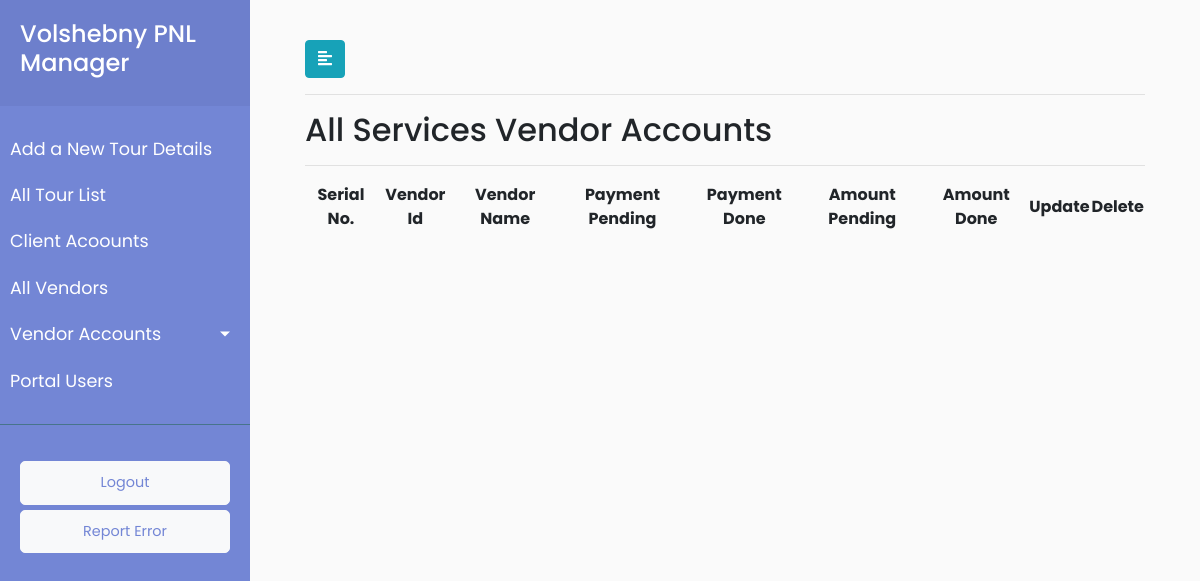
The page /all_services_vendorlist/ (signed in) on the database as committed earlier.
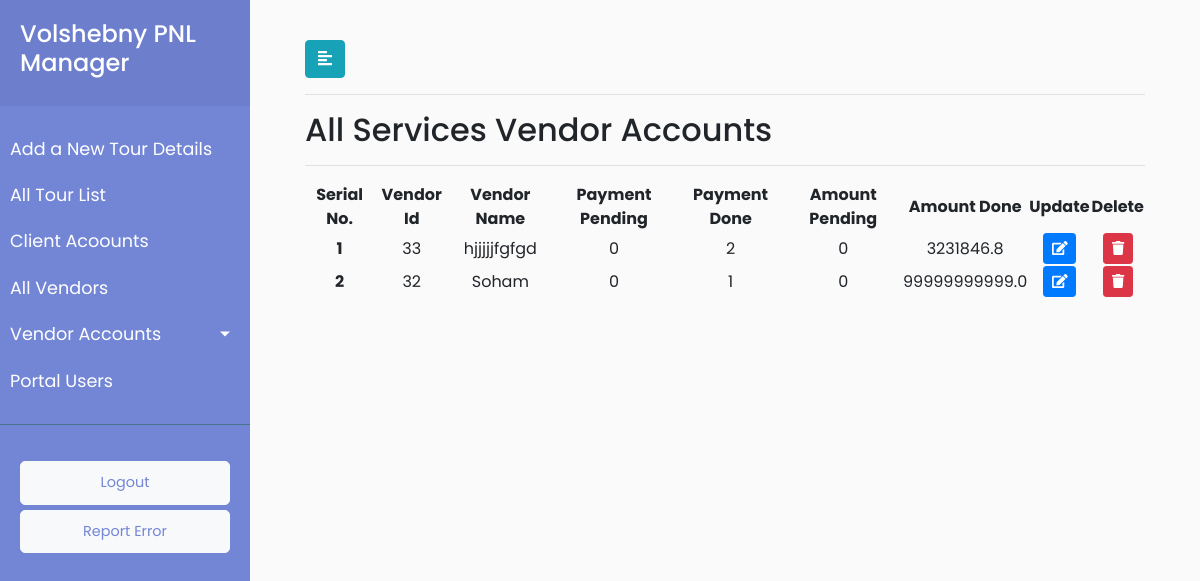
The same page on the database as committed later.
### payment/models.py (models this page shows, shortened)
class Vendor(models.Model):
    vendor_type_choices=(('Air Ticket Service','Air Ticket Service'),
                        ('Visa Cost Service','Visa Cost Service'),
                        ('Hotel Quatation Service','Hotel Quatation Service'),
                        ('Restuarant Quatation Service','Restuarant Quatation Service'),
                        ('Entrances Quatation Service','Entrances Quatation Service'),
                        ('SapSan Quatation Service','SapSan Quatation Service'),
                        ('Guide Service','Guide Service'),
                        ('Transport Service','Transport Service'),
                        ('All Services','All Services'))
    vendor_name = models.CharField(max_length=920)
    vendor_address = models.CharField(max_length=920)
    vendor_type = models.CharField(choices=vendor_type_choices,max_length=920,default="Air Ticket Service")
    vendor_mobile = models.CharField(max_length=920,default="")
    vendor_email = models.CharField(max_length=920,default="")
    vendor_remark = models.CharField(max_length=920,default="")

### payment/views.py (the view)
# urls.py: path('all_services_vendorlist/', views.all_services_vendor_list, name='all_services_vendorlist'),
@login_required(login_url='/user_login')
def all_services_vendor_list(request):
    allservices_list=functions.filtering_vendors("All Services")
    user_role = request.user.user_role
    data = {'allservices_list':allservices_list,'user_role':user_role }
    return render(request, 'payment/allservicesvendorlist.html',data)

### payment/functions.py (called while the page is built)
def filtering_vendors(vendor_type_parameter):
    vendor_payment_status = ['Pending','Done','Payment_Pending_Amonut','Payment_Done_Amount']
    x = list(set(list(Vendor.objects.filter(vendor_type=vendor_type_parameter).values_list('pk','vendor_name'))))
    vendor_status_list = [vendor_payment_count(a,vendor_payment_status_one) for a in x for vendor_payment_status_one in vendor_payment_status ]
    final = [vendor_status_list[i * 4:(i + 1) * 4] for i in range((len(vendor_status_list) + 4 - 1) // 4 )]
    vendor_dict = dict(zip(x,final))
    return vendor_dict

### payment/templates/payment/allservicesvendorlist.html (shortened to what this page needs)
{% extends 'payment/base.html' %}
{% load static %}
{% block stylesheets %}
<link rel="stylesheet" href="//cdn.datatables.net/1.10.19/css/jquery.dataTables.min.css">
{% endblock stylesheets %}
{% block content %}
        <div id="content">
            <div class="container-fluid">
                <button type="button" id="sidebarCollapse" class="btn btn-info">
                    <i class="fas fa-align-left"></i>
                </button>
                <hr>
                <h2>All Services Vendor Accounts</h2>
        <hr>
            <div>
                        <table id="test_table" class="display" style="width:100%; text-align: center">
                            <thead>
                                <tr>
                                                        <th>Serial No.</th>
                                                        <th>Vendor Id</th>
                                                        <th>Vendor Name</th>
                                                        <th>Payment Pending</th>
                                                        <th>Payment Done</th>
                                                        <th>Amount Pending</th>
                                                        <th>Amount Done</th>
                                                        <th>Update</th>
                                                        {% if user_role == 1 %}
                                                        <th>Delete</th>
                                                        {% endif %}
                              </tr>
                            </thead>
                            <tbody>
                           {% for key,value in allservices_list.items %}
                            <tr>
                            <th class="text-center" scope="row">{{ forloop.counter }}</th>
                       <td class="text-center">{{ key.0 }}</td>
                        <td class="text-center">{{ key.1 }}</td>
                        <td class="text-center"><a href="{% url 'payment:vendor_payment_list' payment_status='Pending' vendor_id=key.0 %}">{{value.0}}</a> </td>
                       <td class="text-center"><a href="{% url 'payment:vendor_payment_list' payment_status='Done' vendor_id=key.0 %}">{{value.1}}</a></td>
                        <td class="text-center">{{ value.2 }}</td>
                        <td class="text-center">{{ value.3 }}</td>
                        <td>
                            <button type="button" class="update-book btn btn-sm btn-primary" data-id="{% url 'payment:vendor_update' pk=key.0 %}">
                                <span class="fa fa-edit"></span>
                            </button>
                        </td>
                        {% if user_role == 1 %}
                        <td>
                            <button type="button" class="delete-book btn btn-sm btn-danger" data-id="{% url 'payment:vendor_delete' pk=key.0 %}">
                                <span class="fa fa-trash"></span>
                            </button>
                        </td>
                        {% endif %}
                        </tr>
                        {% endfor %}
                             </tbody>
                        </table>
                </div>
            </div>
        </div>
        {% endblock %}

Rows that differ between the two databases and show on the page:
added Vendor: id "33", vendor_name "hjjjjjfgfgd", value "0", value "2", value "3231846.8"
added Vendor: id "32", vendor_name "Soham", value "0", value "1", value "99999999999.0"
